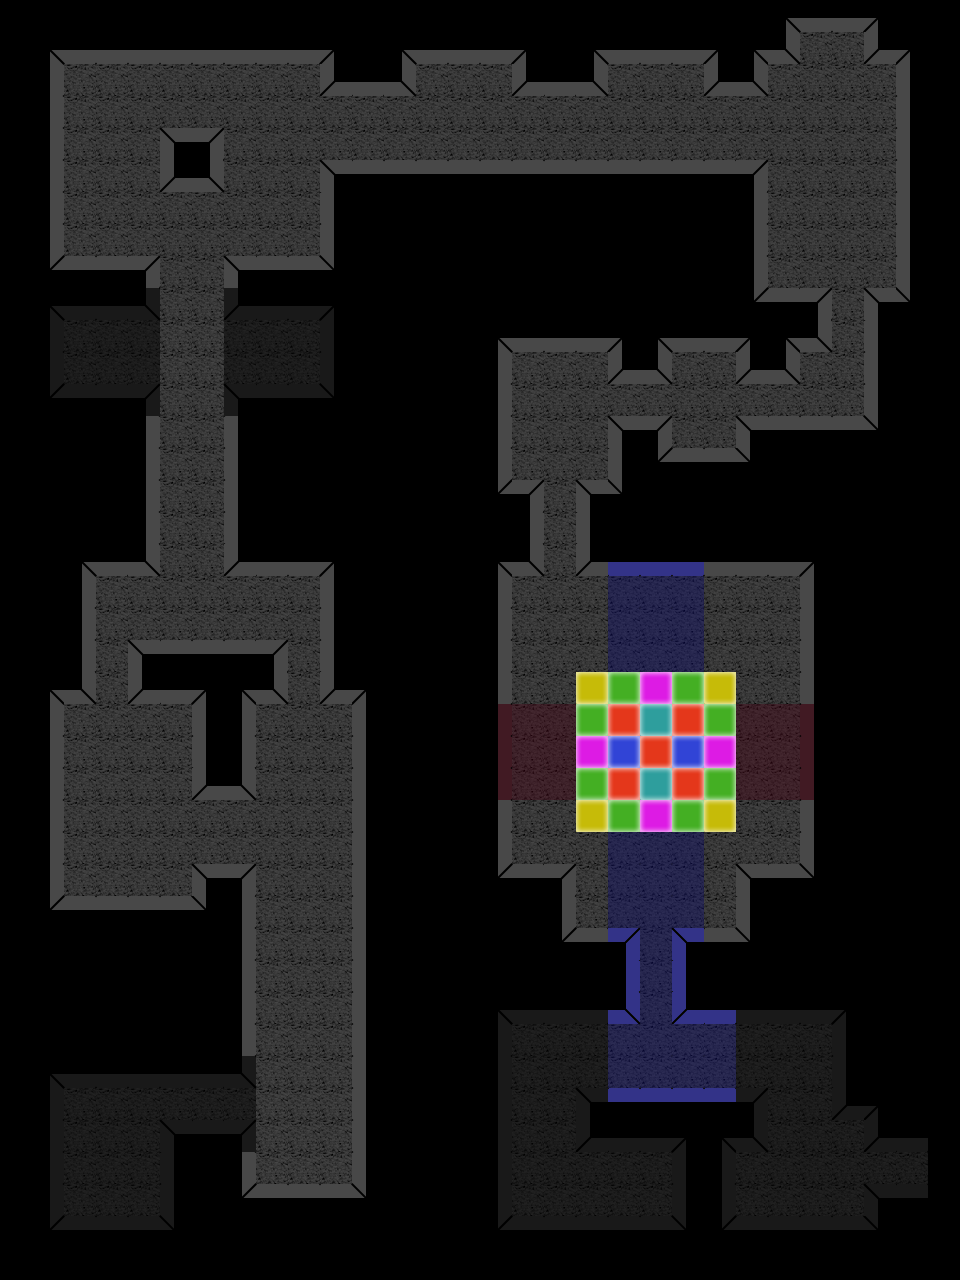

A level layout from a 2D game, rendered from its tile map. Below: a short description, then the map file with its tile-grid data intact:
An orthogonal 30x40 tile map with 32x32 px tiles, 1 tile layer (background) and 17 objects (15x Enemy, Player, PlayerTrigger).

<map version="1.0" tiledversion="1.0.3" orientation="orthogonal" renderorder="left-up" width="30" height="40" tilewidth="32" tileheight="32" nextobjectid="25">
 <tileset firstgid="1" name="tileset" tilewidth="32" tileheight="32" tilecount="64" columns="8">
  <image source="../images/tileset.png" width="256" height="256" />
 </tileset>
 <layer name="background" width="30" height="40">
  <data encoding="csv">
1,1,1,1,1,1,1,1,1,1,1,1,1,1,1,1,1,1,1,1,1,1,1,1,2,3,3,4,1,1,
1,2,3,3,3,3,3,3,3,3,4,1,2,3,3,3,4,1,2,3,3,3,4,2,26,11,11,25,4,1,
1,10,11,11,11,11,11,11,11,11,25,3,26,11,11,11,25,3,26,11,11,11,25,26,11,11,11,11,12,1,
1,10,11,11,11,11,11,11,11,11,11,11,11,11,11,11,11,11,11,11,11,11,11,11,11,11,11,11,12,1,
1,10,11,11,11,27,28,11,11,11,11,11,11,11,11,11,11,11,11,11,11,11,11,11,11,11,11,11,12,1,
1,10,11,11,11,25,26,11,11,11,27,19,19,19,19,19,19,19,19,19,19,19,19,28,11,11,11,11,12,1,
1,10,11,11,11,11,11,11,11,11,12,1,1,1,1,1,1,1,1,1,1,1,1,10,11,11,11,11,12,1,
1,10,11,11,11,11,11,11,11,11,12,1,1,1,1,1,1,1,1,1,1,1,1,10,11,11,11,11,12,1,
1,18,19,19,28,11,11,27,19,19,20,1,1,1,1,1,1,1,1,1,1,1,1,10,11,11,11,11,12,1,
1,38,39,39,62,11,11,61,39,39,40,1,1,1,1,1,1,1,1,1,1,1,1,18,19,28,11,27,20,1,
1,46,47,47,47,11,11,47,47,47,48,1,1,1,1,2,3,3,3,4,2,3,3,4,2,26,11,12,1,1,
1,46,47,47,47,11,11,47,47,47,48,1,1,1,1,10,11,11,11,25,26,11,11,25,26,11,11,12,1,1,
1,54,55,55,64,11,11,63,55,55,56,1,1,1,1,10,11,11,11,11,11,11,11,11,11,11,11,12,1,1,
1,1,1,1,10,11,11,12,1,1,1,1,1,1,1,10,11,11,11,27,28,11,11,27,19,19,19,20,1,1,
1,1,1,1,10,11,11,12,1,1,1,1,1,1,1,10,11,11,11,12,18,19,19,20,1,1,1,1,1,1,
1,1,1,1,10,11,11,12,1,1,1,1,1,1,1,18,28,11,27,20,1,1,1,1,1,1,1,1,1,1,
1,1,1,1,10,11,11,12,1,1,1,1,1,1,1,1,10,11,12,1,1,1,1,1,1,1,1,1,1,1,
1,1,2,3,26,11,11,25,3,3,4,1,1,1,1,2,26,11,25,7,7,7,3,3,3,4,1,1,1,1,
1,1,10,11,11,11,11,11,11,11,12,1,1,1,1,10,11,11,11,15,15,15,11,11,11,12,1,1,1,1,
1,1,10,11,11,11,11,11,11,11,12,1,1,1,1,10,11,11,11,15,15,15,11,11,11,12,1,1,1,1,
1,1,10,11,27,19,19,19,28,11,12,1,1,1,1,10,11,11,11,15,15,15,11,11,11,12,1,1,1,1,
1,2,26,11,25,3,4,2,26,11,25,4,1,1,1,10,11,11,21,13,45,13,21,11,11,12,1,1,1,1,
1,10,11,11,11,11,12,10,11,11,11,12,1,1,1,42,43,43,13,49,53,49,13,43,43,44,1,1,1,1,
1,10,11,11,11,11,12,10,11,11,11,12,1,1,1,42,43,43,45,41,49,41,45,43,43,44,1,1,1,1,
1,10,11,11,11,11,25,26,11,11,11,12,1,1,1,42,43,43,13,49,53,49,13,43,43,44,1,1,1,1,
1,10,11,11,11,11,11,11,11,11,11,12,1,1,1,10,11,11,21,13,45,13,21,11,11,12,1,1,1,1,
1,10,11,11,11,11,11,11,11,11,11,12,1,1,1,10,11,11,11,15,15,15,11,11,11,12,1,1,1,1,
1,10,11,11,11,11,27,28,11,11,11,12,1,1,1,18,19,28,11,15,15,15,11,27,19,20,1,1,1,1,
1,18,19,19,19,19,20,10,11,11,11,12,1,1,1,1,1,10,11,15,15,15,11,12,1,1,1,1,1,1,
1,1,1,1,1,1,1,10,11,11,11,12,1,1,1,1,1,18,19,32,15,31,19,20,1,1,1,1,1,1,
1,1,1,1,1,1,1,10,11,11,11,12,1,1,1,1,1,1,1,14,15,16,1,1,1,1,1,1,1,1,
1,1,1,1,1,1,1,10,11,11,11,12,1,1,1,38,39,39,39,30,15,29,7,39,39,39,40,1,1,1,
1,1,1,1,1,1,1,10,11,11,11,12,1,1,1,46,47,47,47,15,15,15,15,47,47,47,48,1,1,1,
1,38,39,39,39,39,39,62,11,11,11,12,1,1,1,46,47,47,47,15,15,15,15,47,47,47,48,1,1,1,
1,46,47,47,47,47,47,47,11,11,11,12,1,1,1,46,47,47,63,23,23,23,23,64,47,47,61,40,1,1,
1,46,47,47,47,63,55,64,11,11,11,12,1,1,1,46,47,47,61,39,39,40,38,62,47,47,47,61,39,1,
1,46,47,47,47,48,1,10,11,11,11,12,1,1,1,46,47,47,47,47,47,48,46,47,47,47,47,47,47,1,
1,46,47,47,47,48,1,18,19,19,19,20,1,1,1,46,47,47,47,47,47,48,46,47,47,47,47,63,55,1,
1,54,55,55,55,56,1,1,1,1,1,1,1,1,1,54,55,55,55,55,55,56,54,55,55,55,55,56,1,1,
1,1,1,1,1,1,1,1,1,1,1,1,1,1,1,1,1,1,1,1,1,1,1,1,1,1,1,1,1,1
</data>
 </layer>
 <objectgroup name="objects">
  <object id="1" name="player" type="Player" gid="9" x="74" y="1208" width="32" height="32">
   <properties>
    <property name="ammo" type="int" value="10" />
   </properties>
  </object>
  <object id="4" name="enemy2" type="Enemy" gid="17" x="276" y="959" width="32" height="32">
   <properties>
    <property name="difficulty" type="float" value="0.1" />
   </properties>
  </object>
  <object id="5" name="enemy3" type="Enemy" gid="17" x="83" y="875" width="32" height="32">
   <properties>
    <property name="difficulty" type="float" value="0.2" />
   </properties>
  </object>
  <object id="7" name="enemy5" type="Enemy" gid="17" x="148" y="760" width="32" height="32">
   <properties>
    <property name="difficulty" type="float" value="0.4" />
   </properties>
  </object>
  <object id="8" name="enemy6" type="Enemy" gid="17" x="186" y="636" width="32" height="32">
   <properties>
    <property name="difficulty" type="float" value="0.2" />
   </properties>
  </object>
  <object id="9" name="enemy7" type="Enemy" gid="17" x="83" y="371" width="32" height="32">
   <properties>
    <property name="difficulty" type="float" value="0.6" />
   </properties>
  </object>
  <object id="10" name="enemy8" type="Enemy" gid="17" x="282" y="366" width="32" height="32">
   <properties>
    <property name="difficulty" type="float" value="0.6" />
   </properties>
  </object>
  <object id="11" name="enemy9" type="Enemy" gid="17" x="176" y="109" width="32" height="32">
   <properties>
    <property name="difficulty" type="float" value="0.2" />
   </properties>
  </object>
  <object id="12" name="enemy10" type="Enemy" gid="17" x="451" y="99" width="32" height="32">
   <properties>
    <property name="difficulty" type="float" value="0.2" />
   </properties>
  </object>
  <object id="15" name="enemy13" type="Enemy" gid="17" x="850" y="276" width="32" height="32">
   <properties>
    <property name="difficulty" type="float" value="0.5" />
   </properties>
  </object>
  <object id="16" name="enemy14" type="Enemy" gid="17" x="686" y="434" width="32" height="32">
   <properties>
    <property name="difficulty" type="float" value="0.2" />
   </properties>
  </object>
  <object id="17" name="enemy15" type="Enemy" gid="17" x="532" y="625" width="32" height="32">
   <properties>
    <property name="difficulty" type="float" value="0.3" />
   </properties>
  </object>
  <object id="18" name="enemy16" type="Enemy" gid="17" x="736" y="635" width="32" height="32">
   <properties>
    <property name="difficulty" type="float" value="0.2" />
   </properties>
  </object>
  <object id="19" name="enemy19" type="Enemy" gid="17" x="747" y="852" width="32" height="32">
   <properties>
    <property name="difficulty" type="float" value="0.1" />
   </properties>
  </object>
  <object id="21" name="enemy17" type="Enemy" gid="17" x="633" y="766" width="32" height="32">
   <properties>
    <property name="difficulty" type="float" value="0.1" />
   </properties>
  </object>
  <object id="23" name="enemy20" type="Enemy" gid="17" x="778" y="1075" width="32" height="32">
   <properties>
    <property name="difficulty" type="float" value="0.1" />
   </properties>
  </object>
  <object id="24" name="trigger_levelend" type="PlayerTrigger" gid="45" x="897" y="1184" width="32" height="32" />
 </objectgroup>
</map>
